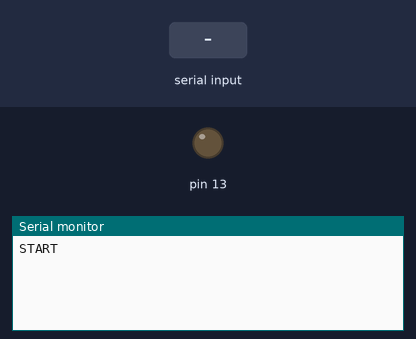
Recording of a sketch running on a simulated Arduino Uno, built with avr-gcc and run on an emulated ATmega328P. Shown: output pins drawn as LEDs (lit = HIGH), the last lines printed to the serial monitor. The inputs (shaded band) are chosen by the test bench.

Above: at 1.2 s.
1.3 s: "pwr\n" received over Serial
At 2.0 s:
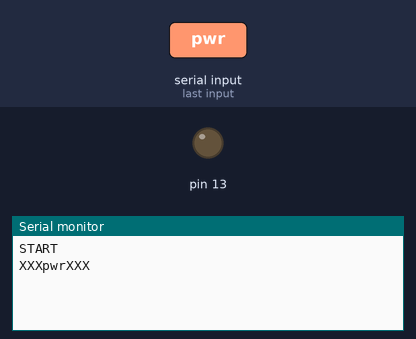
2.8 s: "info\n" received over Serial
At 3.5 s:
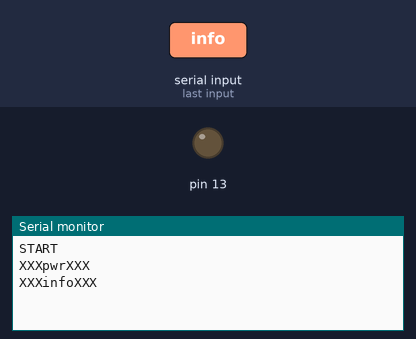
4.3 s: "tools\n" received over Serial
At 4.9 s:
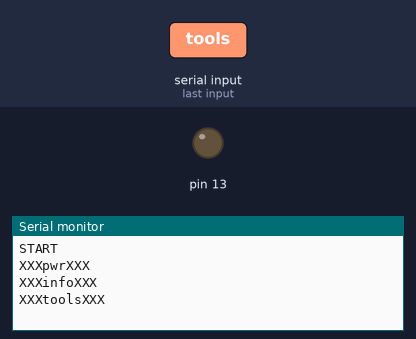

The sketch:

tv-arduino.ino
```cpp
#include <IRremote.h>

IRsend irsend;

unsigned int S_scr[68]={4600,4350,700,1550,650,1550,700,1500,700,450,650,450,700,400,700,400,700,400,700,1550,700,1500,700,1550,700,400,700,400,700,400,700,400,700,400,700,1550,700,400,700,450,650,450,650,450,700,400,700,400,700,400,700,450,650,1550,700,1500,700,1550,650,1550,700,1500,700,1550,700,1500,700};
unsigned int S_pwr[68]={4600,4350,700,1550,650,1550,650,1600,650,450,650,450,650,450,650,450,700,400,700,1550,650,1550,650,1600,650,450,650,450,650,450,700,450,650,450,650,450,650,1550,700,450,650,450,650,450,650,450,650,450,700,400,650,1600,650,450,650,1550,650,1600,650,1550,650,1550,700,1550,650,1550,650};
unsigned int S_mute[68]={4650,4350,650,1550,650,1550,700,1550,700,400,700,400,700,400,700,450,650,450,650,1550,700,1500,700,1550,700,400,700,450,650,400,700,450,700,400,700,1500,700,1550,650,1550,700,1500,700,450,700,400,700,400,700,400,700,400,700,450,650,450,700,400,700,1500,700,1550,650,1550,700,1500,700};
unsigned int S_vup[68]={4600,4350,650,1550,700,1500,700,1550,700,400,700,400,700,450,650,450,700,400,700,1500,700,1550,650,1550,700,400,700,400,700,450,650,450,700,400,700,1500,700,1550,650,1550,700,400,700,450,700,400,700,400,700,400,700,450,650,450,650,450,650,1550,700,1500,700,1550,700,1500,700,1550,650};
unsigned int S_vdown[68]={4600,4350,700,1550,650,1550,700,1500,700,450,650,450,700,400,700,400,700,400,700,1550,700,1500,700,1550,700,400,700,400,700,400,700,450,650,450,650,1550,700,1500,700,450,650,1550,700,400,700,400,700,450,700,400,700,400,700,400,700,1550,700,400,700,1500,700,1500,700,1550,700,1500,700};
unsigned int S_cup[68]={4600,4350,700,1500,700,1500,700,1550,700,450,650,400,700,450,650,450,700,400,700,1500,700,1550,650,1550,700,450,650,450,700,400,700,400,700,400,700,400,700,1550,700,400,700,400,700,1550,650,450,700,400,700,400,700,1550,650,450,650,1600,650,1550,650,450,700,1500,700,1500,700,1550,650};
unsigned int S_cdown[68]={4650,4300,700,1550,700,1500,700,1550,700,400,700,400,700,400,700,450,650,450,650,1550,700,1500,700,1550,700,400,700,400,700,400,700,450,700,400,700,400,700,400,700,450,650,450,650,1550,700,400,700,450,650,400,700,1550,700,1500,700,1550,700,1500,700,400,700,1550,650,1550,700,1500,700};
unsigned int S_1[68]={4650,4300,700,1550,700,1550,650,1550,700,400,700,400,700,400,700,450,700,400,700,1500,700,1500,700,1550,700,450,650,400,700,450,650,450,700,400,700,400,700,450,650,1550,700,400,700,400,700,400,700,450,650,450,650,1550,700,1500,700,450,650,1550,700,1550,650,1550,700,1500,700,1550,650};
unsigned int S_2[68]={4600,4350,650,1550,700,1500,700,1550,700,400,700,400,700,450,650,450,700,400,700,1500,700,1500,700,1550,700,400,700,450,650,450,700,400,700,400,700,1500,700,400,700,1550,700,400,700,400,700,450,650,450,700,400,700,400,700,1550,650,450,700,1500,700,1550,650,1550,700,1500,700,1550,650};
unsigned int S_3[68]={4600,4350,700,1500,700,1550,650,1600,650,400,700,450,700,400,700,400,700,400,700,1550,650,1550,700,1500,700,400,700,450,700,400,700,400,700,400,700,400,700,1550,700,1500,700,450,650,450,700,400,700,400,700,400,700,1550,700,400,700,400,700,1550,650,1550,700,1500,700,1550,700,1500,700};
unsigned int S_4[68]={4600,4350,650,1550,700,1500,700,1550,700,400,700,400,700,450,650,450,700,400,700,1500,700,1550,650,1550,700,400,700,450,650,450,700,400,700,400,700,400,700,400,700,450,650,1550,700,400,700,400,700,450,700,400,700,1500,700,1550,650,1550,700,400,700,1550,650,1550,700,1500,700,1550,650};
unsigned int S_5[68]={4650,4350,700,1500,700,1550,650,1550,700,400,700,450,700,400,700,400,700,400,700,1500,700,1550,700,1500,700,450,650,450,700,400,700,400,700,400,700,1550,700,400,700,400,650,1550,700,450,650,450,700,400,700,450,650,450,650,1550,650,1550,700,400,700,1550,700,1500,700,1500,700,1550,700};
unsigned int S_6[68]={4600,4350,650,1550,700,1500,700,1550,700,400,700,400,700,450,650,450,700,400,700,1500,700,1550,650,1550,700,400,700,450,700,400,700,400,700,400,700,400,700,1550,700,400,700,1500,700,450,650,450,700,400,700,400,700,1550,650,450,650,1550,700,400,700,1550,650,1550,700,1500,700,1550,650};
unsigned int S_7[68]={4600,4350,700,1500,700,1550,650,1550,700,400,700,450,700,400,700,400,700,400,700,1550,650,1550,700,1500,700,400,700,450,700,400,700,400,700,400,700,450,650,450,650,1550,700,1500,700,450,700,400,700,400,700,450,650,1550,650,1550,700,450,650,400,700,1550,700,1500,700,1550,650,1550,700};
unsigned int S_8[68]={4600,4350,650,1600,650,1500,700,1550,700,400,700,400,700,400,700,450,700,400,700,1500,700,1550,650,1550,700,400,700,450,650,450,700,400,700,400,700,1550,650,450,650,1550,700,1500,700,450,700,400,700,400,700,400,700,400,700,1550,700,400,700,450,650,1550,650,1550,700,1500,700,1550,650};
unsigned int S_9[68]={4600,4350,700,1500,700,1550,650,1550,700,400,700,450,650,450,650,450,700,400,700,1500,700,1550,700,1550,650,400,700,450,700,400,700,400,700,400,700,450,650,1550,650,1600,650,1550,650,450,700,400,700,400,700,400,700,1550,700,400,700,400,700,400,700,1550,700,1500,700,1500,700,1550,700};
unsigned int S_0[68]={4650,4300,700,1550,700,1500,700,1550,700,400,700,400,700,400,700,450,650,450,650,1550,700,1550,650,1550,700,400,700,400,700,400,700,450,700,400,700,1550,650,400,700,450,700,400,650,1550,700,400,700,450,700,400,700,400,700,1500,700,1550,700,1500,700,400,700,1550,650,1550,700,1500,700};
unsigned int S_tv[68]={4600,4350,650,1550,700,1500,700,1550,700,400,700,400,700,400,700,450,700,400,700,1500,700,1500,700,1550,700,400,700,400,700,450,650,450,700,400,700,1500,700,1550,700,400,700,400,700,400,700,400,700,1550,700,400,700,400,700,400,700,1550,700,1500,700,1550,650,1550,700,400,700,1500,700};
// new codes
unsigned long my_pwr = 0xE0E040BF;
unsigned long my_info = 0xE0E0F807;
unsigned long my_tools = 0xE0E0D22D;
unsigned long my_menu = 0xE0E058A7;
unsigned long my_guide = 0xE0E0F20D;
unsigned long my_mute = 0xE0E0F00F;
unsigned long my_left = 0xE0E0A659;
unsigned long my_right = 0xE0E046B9;
unsigned long my_up = 0xE0E006F9;
unsigned long my_down = 0xE0E08679;
unsigned long my_enter = 0xE0E016E9;
unsigned long my_return = 0xE0E01AE5;
unsigned long my_1 = 0xE0E020DF;
unsigned long my_2 = 0xE0E0A05F;
unsigned long my_3 = 0xE0E0609F;
unsigned long my_4 = 0xE0E010EF;
unsigned long my_5 = 0xE0E0906F;
unsigned long my_6 = 0xE0E050AF;
unsigned long my_7 = 0xE0E030CF;
unsigned long my_8 = 0xE0E0B04F;
unsigned long my_9 = 0xE0E0708F;
unsigned long my_0 = 0xE0E08877;

void setup()
{
  pinMode(13, OUTPUT);
  Serial.begin(9600);
  while(!Serial){}
  Serial.println("START");
  // delay(5000);
  // digitalWrite(13, HIGH);
  // irsend.sendSAMSUNG(my_info,32);
  // delay(3000);
  // irsend.sendSAMSUNG(my_tools,32);
  // delay(3000);
  // irsend.sendSAMSUNG(my_mute,32);
  // delay(3000);
  // irsend.sendSAMSUNG(my_pwr,32);
  // digitalWrite(13, LOW);
}

void loop() {
  if (Serial.available() > 0){
    String msg = Serial.readStringUntil('\n');
    Serial.println("XXX"+msg+"XXX");
    if(msg == "pwr"){
      irsend.sendSAMSUNG(my_pwr,32);
    }
    if(msg == "info"){
      irsend.sendSAMSUNG(my_info,32);
    }
    if(msg == "tools"){
      irsend.sendSAMSUNG(my_tools,32);
    }
    if(msg == "mute"){
      irsend.sendSAMSUNG(my_mute,32);
    }
    if(msg == "menu"){
      irsend.sendSAMSUNG(my_menu,32);
    }
    if(msg == "guide"){
      irsend.sendSAMSUNG(my_guide,32);
    }

    if(msg == "0"){
      irsend.sendSAMSUNG(my_0,32);
    }
    if(msg == "1"){
      irsend.sendSAMSUNG(my_1,32);
    }
    if(msg == "2"){
      irsend.sendSAMSUNG(my_2,32);
    }
    if(msg == "3"){
      irsend.sendSAMSUNG(my_3,32);
    }
    if(msg == "4"){
      irsend.sendSAMSUNG(my_4,32);
    }
    if(msg == "5"){
      irsend.sendSAMSUNG(my_5,32);
    }
    if(msg == "6"){
      irsend.sendSAMSUNG(my_6,32);
    }
    if(msg == "7"){
      irsend.sendSAMSUNG(my_7,32);
    }
    if(msg == "8"){
      irsend.sendSAMSUNG(my_8,32);
    }
    if(msg == "9"){
      irsend.sendSAMSUNG(my_9,32);
    }

    if(msg == "ent"){
      irsend.sendSAMSUNG(my_enter,32);
    }
    if(msg == "up"){
      irsend.sendSAMSUNG(my_up,32);
    }
    if(msg == "down"){
      irsend.sendSAMSUNG(my_down,32);
    }
    if(msg == "left"){
      irsend.sendSAMSUNG(my_left,32);
    }
    if(msg == "right"){
      irsend.sendSAMSUNG(my_right,32);
    }
    if(msg == "return"){
      irsend.sendSAMSUNG(my_return,32);
    }
  }
  delay(40);

  // digitalWrite(13, HIGH);
  // irsend.sendSAMSUNG(my_pwr,32);
  // delay(40);
  // digitalWrite(13, LOW);
  // delay(5000);
}
```

Measured:
- after the input at 1.3 s, the serial monitor: prints a new line at once (image 1)
- after the input at 2.8 s, the serial monitor: prints a new line at once (image 2)
- after the input at 4.3 s, the serial monitor: prints a new line at once (image 3)
